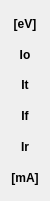
         <widget class="QWidget" name="layoutWidget">
          <property name="geometry">
           <rect>
            <x>800</x>
            <y>10</y>
            <width>40</width>
            <height>201</height>
           </rect>
          </property>
          <layout class="QVBoxLayout" name="verticalLayout_2">
           <item>
            <widget class="QLabel" name="label_6">
             <property name="font">
              <font>
               <weight>75</weight>
               <bold>true</bold>
              </font>
             </property>
             <property name="text">
              <string>[eV]</string>
             </property>
             <property name="alignment">
              <set>Qt::AlignCenter</set>
             </property>
            </widget>
           </item>
           <item>
            <widget class="QLabel" name="label_7">
             <property name="font">
              <font>
               <weight>75</weight>
               <bold>true</bold>
              </font>
             </property>
             <property name="text">
              <string>Io</string>
             </property>
             <property name="alignment">
              <set>Qt::AlignCenter</set>
             </property>
            </widget>
           </item>
           <item>
            <widget class="QLabel" name="label_8">
             <property name="font">
              <font>
               <weight>75</weight>
               <bold>true</bold>
              </font>
             </property>
             <property name="text">
              <string>It</string>
             </property>
             <property name="alignment">
              <set>Qt::AlignCenter</set>
             </property>
            </widget>
           </item>
           <item>
            <widget class="QLabel" name="label_9">
             <property name="font">
              <font>
               <weight>75</weight>
               <bold>true</bold>
              </font>
             </property>
             <property name="text">
              <string>If</string>
             </property>
             <property name="alignment">
              <set>Qt::AlignCenter</set>
             </property>
            </widget>
           </item>
           <item>
            <widget class="QLabel" name="label_10">
             <property name="font">
              <font>
               <weight>75</weight>
               <bold>true</bold>
              </font>
             </property>
             <property name="text">
              <string>Ir</string>
             </property>
             <property name="alignment">
              <set>Qt::AlignCenter</set>
             </property>
            </widget>
           </item>
           <item>
            <widget class="QLabel" name="label_11">
             <property name="font">
              <font>
               <weight>75</weight>
               <bold>true</bold>
              </font>
             </property>
             <property name="text">
              <string>[mA]</string>
             </property>
             <property name="alignment">
              <set>Qt::AlignCenter</set>
             </property>
            </widget>
           </item>
          </layout>
         </widget>
